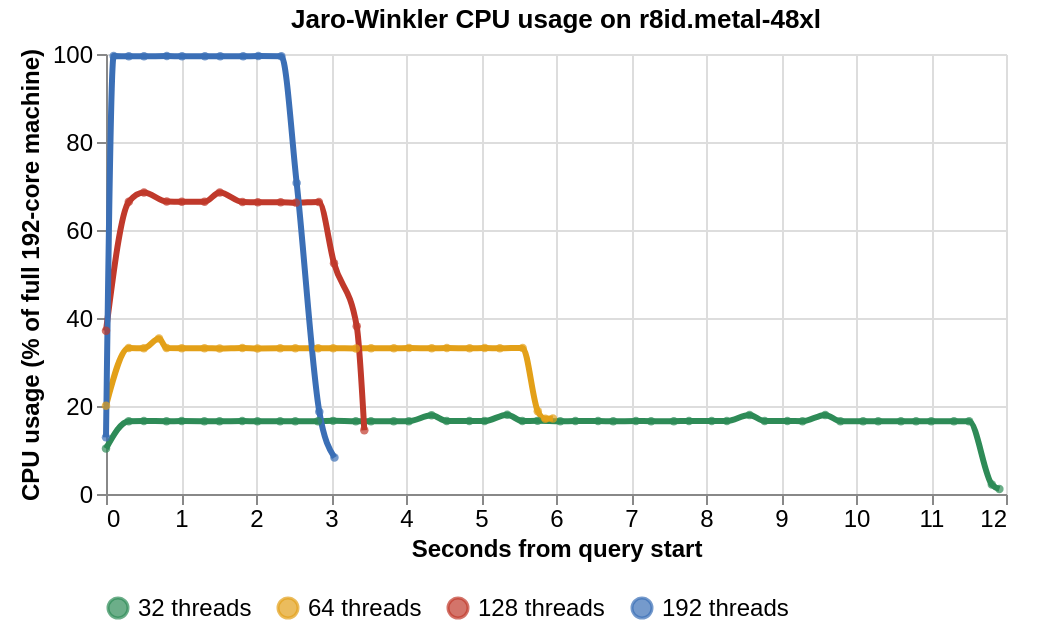

Write a Vega-Lite specification for this figure.
### Vega-Lite specification from a JSON file in a GitHub repository (floating-point values rounded to 4 significant figures)
{"$schema": "https://vega.github.io/schema/vega-lite/v5.json", "description": "CPU usage over time for the Jaro-Winkler similarity query against raw Parquet files on r8id.metal-48xl.", "width": 450, "height": 220, "padding": {"left": 8, "right": 16, "top": 4, "bottom": 4}, "config": {"view": {"stroke": null}, "axis": {"labelFontSize": 12, "titleFontSize": 12}, "legend": {"orient": "bottom", "direction": "horizontal", "titleFontSize": 12, "labelFontSize": 12, "title": "DuckDB threads"}}, "data": {"values": [{"thread_count": 32, "series_label": "32 threads", "seconds_from_start": 0, "cpu_usage_percent": 10.35, "cpu_total_percent": 1987.0, "query_seconds": 12.07}, {"thread_count": 32, "series_label": "32 threads", "seconds_from_start": 0.303, "cpu_usage_percent": 16.55, "cpu_total_percent": 3178.0, "query_seconds": 12.07}, {"thread_count": 32, "series_label": "32 threads", "seconds_from_start": 0.505, "cpu_usage_percent": 16.58, "cpu_total_percent": 3183.0, "query_seconds": 12.07}, {"thread_count": 32, "series_label": "32 threads", "seconds_from_start": 0.807, "cpu_usage_percent": 16.55, "cpu_total_percent": 3178.0, "query_seconds": 12.07}, {"thread_count": 32, "series_label": "32 threads", "seconds_from_start": 1.009, "cpu_usage_percent": 16.57, "cpu_total_percent": 3181.0, "query_seconds": 12.07}, {"thread_count": 32, "series_label": "32 threads", "seconds_from_start": 1.312, "cpu_usage_percent": 16.55, "cpu_total_percent": 3178.0, "query_seconds": 12.07}, {"thread_count": 32, "series_label": "32 threads", "seconds_from_start": 1.514, "cpu_usage_percent": 16.53, "cpu_total_percent": 3174.0, "query_seconds": 12.07}, {"thread_count": 32, "series_label": "32 threads", "seconds_from_start": 1.817, "cpu_usage_percent": 16.58, "cpu_total_percent": 3183.0, "query_seconds": 12.07}, {"thread_count": 32, "series_label": "32 threads", "seconds_from_start": 2.019, "cpu_usage_percent": 16.54, "cpu_total_percent": 3176.0, "query_seconds": 12.07}, {"thread_count": 32, "series_label": "32 threads", "seconds_from_start": 2.322, "cpu_usage_percent": 16.54, "cpu_total_percent": 3176.0, "query_seconds": 12.07}, {"thread_count": 32, "series_label": "32 threads", "seconds_from_start": 2.524, "cpu_usage_percent": 16.55, "cpu_total_percent": 3178.0, "query_seconds": 12.07}, {"thread_count": 32, "series_label": "32 threads", "seconds_from_start": 2.826, "cpu_usage_percent": 16.54, "cpu_total_percent": 3176.0, "query_seconds": 12.07}, {"thread_count": 32, "series_label": "32 threads", "seconds_from_start": 3.028, "cpu_usage_percent": 16.62, "cpu_total_percent": 3191, "query_seconds": 12.07}, {"thread_count": 32, "series_label": "32 threads", "seconds_from_start": 3.331, "cpu_usage_percent": 16.53, "cpu_total_percent": 3174.0, "query_seconds": 12.07}, {"thread_count": 32, "series_label": "32 threads", "seconds_from_start": 3.533, "cpu_usage_percent": 16.55, "cpu_total_percent": 3178.0, "query_seconds": 12.07}, {"thread_count": 32, "series_label": "32 threads", "seconds_from_start": 3.836, "cpu_usage_percent": 16.53, "cpu_total_percent": 3174.0, "query_seconds": 12.07}, {"thread_count": 32, "series_label": "32 threads", "seconds_from_start": 4.038, "cpu_usage_percent": 16.55, "cpu_total_percent": 3178.0, "query_seconds": 12.07}, {"thread_count": 32, "series_label": "32 threads", "seconds_from_start": 4.341, "cpu_usage_percent": 17.88, "cpu_total_percent": 3433, "query_seconds": 12.07}, {"thread_count": 32, "series_label": "32 threads", "seconds_from_start": 4.543, "cpu_usage_percent": 16.58, "cpu_total_percent": 3183.0, "query_seconds": 12.07}, {"thread_count": 32, "series_label": "32 threads", "seconds_from_start": 4.845, "cpu_usage_percent": 16.58, "cpu_total_percent": 3183.0, "query_seconds": 12.07}, {"thread_count": 32, "series_label": "32 threads", "seconds_from_start": 5.047, "cpu_usage_percent": 16.59, "cpu_total_percent": 3185.0, "query_seconds": 12.07}, {"thread_count": 32, "series_label": "32 threads", "seconds_from_start": 5.35, "cpu_usage_percent": 18.02, "cpu_total_percent": 3460.0, "query_seconds": 12.07}, {"thread_count": 32, "series_label": "32 threads", "seconds_from_start": 5.552, "cpu_usage_percent": 16.59, "cpu_total_percent": 3185.0, "query_seconds": 12.07}, {"thread_count": 32, "series_label": "32 threads", "seconds_from_start": 5.754, "cpu_usage_percent": 16.62, "cpu_total_percent": 3191, "query_seconds": 12.07}, {"thread_count": 32, "series_label": "32 threads", "seconds_from_start": 6.057, "cpu_usage_percent": 16.54, "cpu_total_percent": 3176.0, "query_seconds": 12.07}, {"thread_count": 32, "series_label": "32 threads", "seconds_from_start": 6.259, "cpu_usage_percent": 16.58, "cpu_total_percent": 3183.0, "query_seconds": 12.07}, {"thread_count": 32, "series_label": "32 threads", "seconds_from_start": 6.561, "cpu_usage_percent": 16.58, "cpu_total_percent": 3183.0, "query_seconds": 12.07}, {"thread_count": 32, "series_label": "32 threads", "seconds_from_start": 6.763, "cpu_usage_percent": 16.54, "cpu_total_percent": 3176.0, "query_seconds": 12.07}, {"thread_count": 32, "series_label": "32 threads", "seconds_from_start": 7.066, "cpu_usage_percent": 16.58, "cpu_total_percent": 3183.0, "query_seconds": 12.07}, {"thread_count": 32, "series_label": "32 threads", "seconds_from_start": 7.268, "cpu_usage_percent": 16.55, "cpu_total_percent": 3178.0, "query_seconds": 12.07}, {"thread_count": 32, "series_label": "32 threads", "seconds_from_start": 7.571, "cpu_usage_percent": 16.56, "cpu_total_percent": 3180.0, "query_seconds": 12.07}, {"thread_count": 32, "series_label": "32 threads", "seconds_from_start": 7.773, "cpu_usage_percent": 16.59, "cpu_total_percent": 3185.0, "query_seconds": 12.07}, {"thread_count": 32, "series_label": "32 threads", "seconds_from_start": 8.076, "cpu_usage_percent": 16.57, "cpu_total_percent": 3181.0, "query_seconds": 12.07}, {"thread_count": 32, "series_label": "32 threads", "seconds_from_start": 8.278, "cpu_usage_percent": 16.59, "cpu_total_percent": 3185.0, "query_seconds": 12.07}, {"thread_count": 32, "series_label": "32 threads", "seconds_from_start": 8.58, "cpu_usage_percent": 17.98, "cpu_total_percent": 3452.0, "query_seconds": 12.07}, {"thread_count": 32, "series_label": "32 threads", "seconds_from_start": 8.782, "cpu_usage_percent": 16.59, "cpu_total_percent": 3185.0, "query_seconds": 12.07}, {"thread_count": 32, "series_label": "32 threads", "seconds_from_start": 9.085, "cpu_usage_percent": 16.59, "cpu_total_percent": 3185.0, "query_seconds": 12.07}, {"thread_count": 32, "series_label": "32 threads", "seconds_from_start": 9.287, "cpu_usage_percent": 16.55, "cpu_total_percent": 3178.0, "query_seconds": 12.07}, {"thread_count": 32, "series_label": "32 threads", "seconds_from_start": 9.59, "cpu_usage_percent": 17.97, "cpu_total_percent": 3450.0, "query_seconds": 12.07}, {"thread_count": 32, "series_label": "32 threads", "seconds_from_start": 9.792, "cpu_usage_percent": 16.55, "cpu_total_percent": 3178.0, "query_seconds": 12.07}, {"thread_count": 32, "series_label": "32 threads", "seconds_from_start": 10.1, "cpu_usage_percent": 16.54, "cpu_total_percent": 3176.0, "query_seconds": 12.07}, {"thread_count": 32, "series_label": "32 threads", "seconds_from_start": 10.3, "cpu_usage_percent": 16.54, "cpu_total_percent": 3176.0, "query_seconds": 12.07}, {"thread_count": 32, "series_label": "32 threads", "seconds_from_start": 10.6, "cpu_usage_percent": 16.55, "cpu_total_percent": 3178.0, "query_seconds": 12.07}, {"thread_count": 32, "series_label": "32 threads", "seconds_from_start": 10.8, "cpu_usage_percent": 16.54, "cpu_total_percent": 3176.0, "query_seconds": 12.07}, {"thread_count": 32, "series_label": "32 threads", "seconds_from_start": 11.0, "cpu_usage_percent": 16.55, "cpu_total_percent": 3178.0, "query_seconds": 12.07}, {"thread_count": 32, "series_label": "32 threads", "seconds_from_start": 11.31, "cpu_usage_percent": 16.53, "cpu_total_percent": 3174.0, "query_seconds": 12.07}, {"thread_count": 32, "series_label": "32 threads", "seconds_from_start": 11.51, "cpu_usage_percent": 16.54, "cpu_total_percent": 3176.0, "query_seconds": 12.07}, {"thread_count": 32, "series_label": "32 threads", "seconds_from_start": 11.81, "cpu_usage_percent": 2.16, "cpu_total_percent": 414.7, "query_seconds": 12.07}, {"thread_count": 32, "series_label": "32 threads", "seconds_from_start": 11.91, "cpu_usage_percent": 1.14, "cpu_total_percent": 218.9, "query_seconds": 12.07}, {"thread_count": 64, "series_label": "64 threads", "seconds_from_start": 0, "cpu_usage_percent": 20.08, "cpu_total_percent": 3855.0, "query_seconds": 6.102}, {"thread_count": 64, "series_label": "64 threads", "seconds_from_start": 0.303, "cpu_usage_percent": 33.18, "cpu_total_percent": 6371.0, "query_seconds": 6.102}, {"thread_count": 64, "series_label": "64 threads", "seconds_from_start": 0.505, "cpu_usage_percent": 33.11, "cpu_total_percent": 6357.0, "query_seconds": 6.102}, {"thread_count": 64, "series_label": "64 threads", "seconds_from_start": 0.707, "cpu_usage_percent": 35.35, "cpu_total_percent": 6787.0, "query_seconds": 6.102}, {"thread_count": 64, "series_label": "64 threads", "seconds_from_start": 0.808, "cpu_usage_percent": 33.16, "cpu_total_percent": 6367.0, "query_seconds": 6.102}, {"thread_count": 64, "series_label": "64 threads", "seconds_from_start": 1.01, "cpu_usage_percent": 33.13, "cpu_total_percent": 6361, "query_seconds": 6.102}, {"thread_count": 64, "series_label": "64 threads", "seconds_from_start": 1.313, "cpu_usage_percent": 33.13, "cpu_total_percent": 6361, "query_seconds": 6.102}, {"thread_count": 64, "series_label": "64 threads", "seconds_from_start": 1.515, "cpu_usage_percent": 33.07, "cpu_total_percent": 6349.0, "query_seconds": 6.102}, {"thread_count": 64, "series_label": "64 threads", "seconds_from_start": 1.818, "cpu_usage_percent": 33.18, "cpu_total_percent": 6371.0, "query_seconds": 6.102}, {"thread_count": 64, "series_label": "64 threads", "seconds_from_start": 2.02, "cpu_usage_percent": 33.09, "cpu_total_percent": 6353.0, "query_seconds": 6.102}, {"thread_count": 64, "series_label": "64 threads", "seconds_from_start": 2.323, "cpu_usage_percent": 33.11, "cpu_total_percent": 6357.0, "query_seconds": 6.102}, {"thread_count": 64, "series_label": "64 threads", "seconds_from_start": 2.525, "cpu_usage_percent": 33.13, "cpu_total_percent": 6361, "query_seconds": 6.102}, {"thread_count": 64, "series_label": "64 threads", "seconds_from_start": 2.828, "cpu_usage_percent": 33.11, "cpu_total_percent": 6357.0, "query_seconds": 6.102}, {"thread_count": 64, "series_label": "64 threads", "seconds_from_start": 3.03, "cpu_usage_percent": 33.13, "cpu_total_percent": 6361, "query_seconds": 6.102}, {"thread_count": 64, "series_label": "64 threads", "seconds_from_start": 3.333, "cpu_usage_percent": 33.07, "cpu_total_percent": 6349.0, "query_seconds": 6.102}, {"thread_count": 64, "series_label": "64 threads", "seconds_from_start": 3.535, "cpu_usage_percent": 33.14, "cpu_total_percent": 6363.0, "query_seconds": 6.102}, {"thread_count": 64, "series_label": "64 threads", "seconds_from_start": 3.838, "cpu_usage_percent": 33.13, "cpu_total_percent": 6361, "query_seconds": 6.102}, {"thread_count": 64, "series_label": "64 threads", "seconds_from_start": 4.04, "cpu_usage_percent": 33.16, "cpu_total_percent": 6367.0, "query_seconds": 6.102}, {"thread_count": 64, "series_label": "64 threads", "seconds_from_start": 4.343, "cpu_usage_percent": 33.13, "cpu_total_percent": 6361, "query_seconds": 6.102}, {"thread_count": 64, "series_label": "64 threads", "seconds_from_start": 4.545, "cpu_usage_percent": 33.16, "cpu_total_percent": 6367.0, "query_seconds": 6.102}, {"thread_count": 64, "series_label": "64 threads", "seconds_from_start": 4.848, "cpu_usage_percent": 33.11, "cpu_total_percent": 6357.0, "query_seconds": 6.102}, {"thread_count": 64, "series_label": "64 threads", "seconds_from_start": 5.05, "cpu_usage_percent": 33.16, "cpu_total_percent": 6367.0, "query_seconds": 6.102}, {"thread_count": 64, "series_label": "64 threads", "seconds_from_start": 5.252, "cpu_usage_percent": 33.13, "cpu_total_percent": 6361, "query_seconds": 6.102}, {"thread_count": 64, "series_label": "64 threads", "seconds_from_start": 5.555, "cpu_usage_percent": 33.21, "cpu_total_percent": 6376.0, "query_seconds": 6.102}, {"thread_count": 64, "series_label": "64 threads", "seconds_from_start": 5.757, "cpu_usage_percent": 18.81, "cpu_total_percent": 3612.0, "query_seconds": 6.102}, {"thread_count": 64, "series_label": "64 threads", "seconds_from_start": 5.858, "cpu_usage_percent": 17.11, "cpu_total_percent": 3285.0, "query_seconds": 6.102}, {"thread_count": 64, "series_label": "64 threads", "seconds_from_start": 5.959, "cpu_usage_percent": 17.14, "cpu_total_percent": 3291.0, "query_seconds": 6.102}, {"thread_count": 128, "series_label": "128 threads", "seconds_from_start": 0, "cpu_usage_percent": 37.11, "cpu_total_percent": 7125.0, "query_seconds": 3.555}, {"thread_count": 128, "series_label": "128 threads", "seconds_from_start": 0.304, "cpu_usage_percent": 66.42, "cpu_total_percent": 12750.0, "query_seconds": 3.555}, {"thread_count": 128, "series_label": "128 threads", "seconds_from_start": 0.506, "cpu_usage_percent": 68.53, "cpu_total_percent": 13160.0, "query_seconds": 3.555}, {"thread_count": 128, "series_label": "128 threads", "seconds_from_start": 0.809, "cpu_usage_percent": 66.46, "cpu_total_percent": 12760.0, "query_seconds": 3.555}, {"thread_count": 128, "series_label": "128 threads", "seconds_from_start": 1.011, "cpu_usage_percent": 66.42, "cpu_total_percent": 12750.0, "query_seconds": 3.555}, {"thread_count": 128, "series_label": "128 threads", "seconds_from_start": 1.314, "cpu_usage_percent": 66.42, "cpu_total_percent": 12750.0, "query_seconds": 3.555}, {"thread_count": 128, "series_label": "128 threads", "seconds_from_start": 1.517, "cpu_usage_percent": 68.53, "cpu_total_percent": 13160.0, "query_seconds": 3.555}, {"thread_count": 128, "series_label": "128 threads", "seconds_from_start": 1.82, "cpu_usage_percent": 66.36, "cpu_total_percent": 12740.0, "query_seconds": 3.555}, {"thread_count": 128, "series_label": "128 threads", "seconds_from_start": 2.024, "cpu_usage_percent": 66.29, "cpu_total_percent": 12730.0, "query_seconds": 3.555}, {"thread_count": 128, "series_label": "128 threads", "seconds_from_start": 2.329, "cpu_usage_percent": 66.32, "cpu_total_percent": 12730.0, "query_seconds": 3.555}, {"thread_count": 128, "series_label": "128 threads", "seconds_from_start": 2.533, "cpu_usage_percent": 66.22, "cpu_total_percent": 12710.0, "query_seconds": 3.555}, {"thread_count": 128, "series_label": "128 threads", "seconds_from_start": 2.838, "cpu_usage_percent": 66.36, "cpu_total_percent": 12740.0, "query_seconds": 3.555}, {"thread_count": 128, "series_label": "128 threads", "seconds_from_start": 3.04, "cpu_usage_percent": 52.44, "cpu_total_percent": 10070.0, "query_seconds": 3.555}, {"thread_count": 128, "series_label": "128 threads", "seconds_from_start": 3.343, "cpu_usage_percent": 38.13, "cpu_total_percent": 7321, "query_seconds": 3.555}, {"thread_count": 128, "series_label": "128 threads", "seconds_from_start": 3.444, "cpu_usage_percent": 14.48, "cpu_total_percent": 2780.0, "query_seconds": 3.555}, {"thread_count": 192, "series_label": "192 threads", "seconds_from_start": 0, "cpu_usage_percent": 12.87, "cpu_total_percent": 2471, "query_seconds": 3.101}, {"thread_count": 192, "series_label": "192 threads", "seconds_from_start": 0.102, "cpu_usage_percent": 99.53, "cpu_total_percent": 19110.0, "query_seconds": 3.101}, {"thread_count": 192, "series_label": "192 threads", "seconds_from_start": 0.304, "cpu_usage_percent": 99.48, "cpu_total_percent": 19100.0, "query_seconds": 3.101}, {"thread_count": 192, "series_label": "192 threads", "seconds_from_start": 0.507, "cpu_usage_percent": 99.48, "cpu_total_percent": 19100.0, "query_seconds": 3.101}, {"thread_count": 192, "series_label": "192 threads", "seconds_from_start": 0.811, "cpu_usage_percent": 99.53, "cpu_total_percent": 19110.0, "query_seconds": 3.101}, {"thread_count": 192, "series_label": "192 threads", "seconds_from_start": 1.014, "cpu_usage_percent": 99.48, "cpu_total_percent": 19100.0, "query_seconds": 3.101}, {"thread_count": 192, "series_label": "192 threads", "seconds_from_start": 1.319, "cpu_usage_percent": 99.48, "cpu_total_percent": 19100.0, "query_seconds": 3.101}, {"thread_count": 192, "series_label": "192 threads", "seconds_from_start": 1.523, "cpu_usage_percent": 99.48, "cpu_total_percent": 19100.0, "query_seconds": 3.101}, {"thread_count": 192, "series_label": "192 threads", "seconds_from_start": 1.829, "cpu_usage_percent": 99.48, "cpu_total_percent": 19100.0, "query_seconds": 3.101}, {"thread_count": 192, "series_label": "192 threads", "seconds_from_start": 2.032, "cpu_usage_percent": 99.53, "cpu_total_percent": 19110.0, "query_seconds": 3.101}, {"thread_count": 192, "series_label": "192 threads", "seconds_from_start": 2.338, "cpu_usage_percent": 99.48, "cpu_total_percent": 19100.0, "query_seconds": 3.101}, {"thread_count": 192, "series_label": "192 threads", "seconds_from_start": 2.542, "cpu_usage_percent": 70.71, "cpu_total_percent": 13580.0, "query_seconds": 3.101}, {"thread_count": 192, "series_label": "192 threads", "seconds_from_start": 2.844, "cpu_usage_percent": 18.67, "cpu_total_percent": 3585.0, "query_seconds": 3.101}, {"thread_count": 192, "series_label": "192 threads", "seconds_from_start": 3.046, "cpu_usage_percent": 8.29, "cpu_total_percent": 1592.0, "query_seconds": 3.101}]}, "encoding": {"x": {"field": "seconds_from_start", "type": "quantitative", "title": "Seconds from query start"}, "y": {"field": "cpu_usage_percent", "type": "quantitative", "title": "CPU usage (% of full 192-core machine)", "scale": {"domain": [0, 100]}}, "color": {"field": "series_label", "type": "nominal", "scale": {"domain": ["32 threads", "64 threads", "128 threads", "192 threads"], "range": ["#2E8B57", "#E3A018", "#C0392B", "#3B6FB6"]}}, "tooltip": [{"field": "series_label", "type": "nominal", "title": "Threads"}, {"field": "seconds_from_start", "type": "quantitative", "title": "Seconds from start", "format": ".3f"}, {"field": "cpu_usage_percent", "type": "quantitative", "title": "CPU usage %", "format": ".2f"}, {"field": "cpu_total_percent", "type": "quantitative", "title": "Aggregate CPU %", "format": ".1f"}, {"field": "query_seconds", "type": "quantitative", "title": "Total query runtime (s)", "format": ".3f"}]}, "layer": [{"mark": {"type": "line", "strokeWidth": 3, "interpolate": "monotone"}}, {"mark": {"type": "point", "filled": true, "size": 18}}], "title": "Jaro-Winkler CPU usage on r8id.metal-48xl"}
